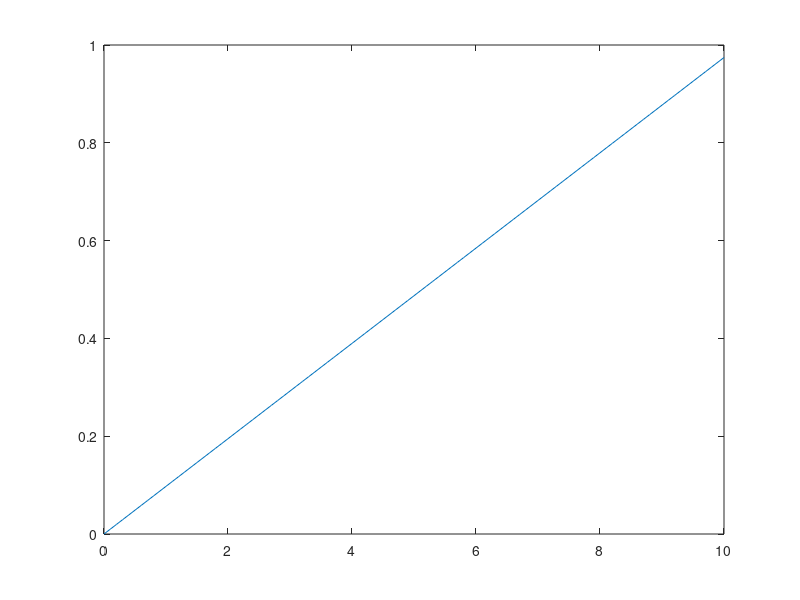
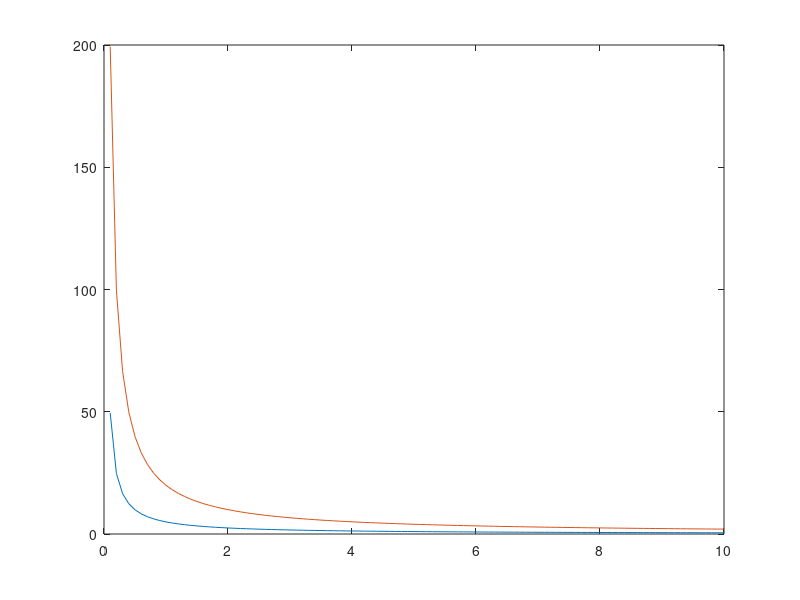

Reproduce these figures in MATLAB, in order.

% Tau parametro adimensional Γ, llamado numero de forma (ashape
% numberñ) de la turbina, el que permite calcular su tamaño
pot=160000 %160kW
H=[5] %5 y 81
rho=1000
g=9.81

w=[0:0.1:10] %debiese ser la rapidez con que gira %relcion con v tangencial?
gam=(sqrt(pot).*w)./(sqrt(rho).*(g.*H).^(5/4))

R=1/2*(sqrt(2*g*H)./w)

H2=81
 %debiese ser la rapidez con que gira %relcion con v tangencial?
gam2=(sqrt(pot).*w)./(sqrt(rho).*(g.*H2).^(5/4))

R2=1/2*(sqrt(2*g*H2)./w)

figure(1)
plot(w,gam)
% hold on
%plot(w,gam2)



figure(2)
plot(w,R)
hold on
plot(w,R2)
